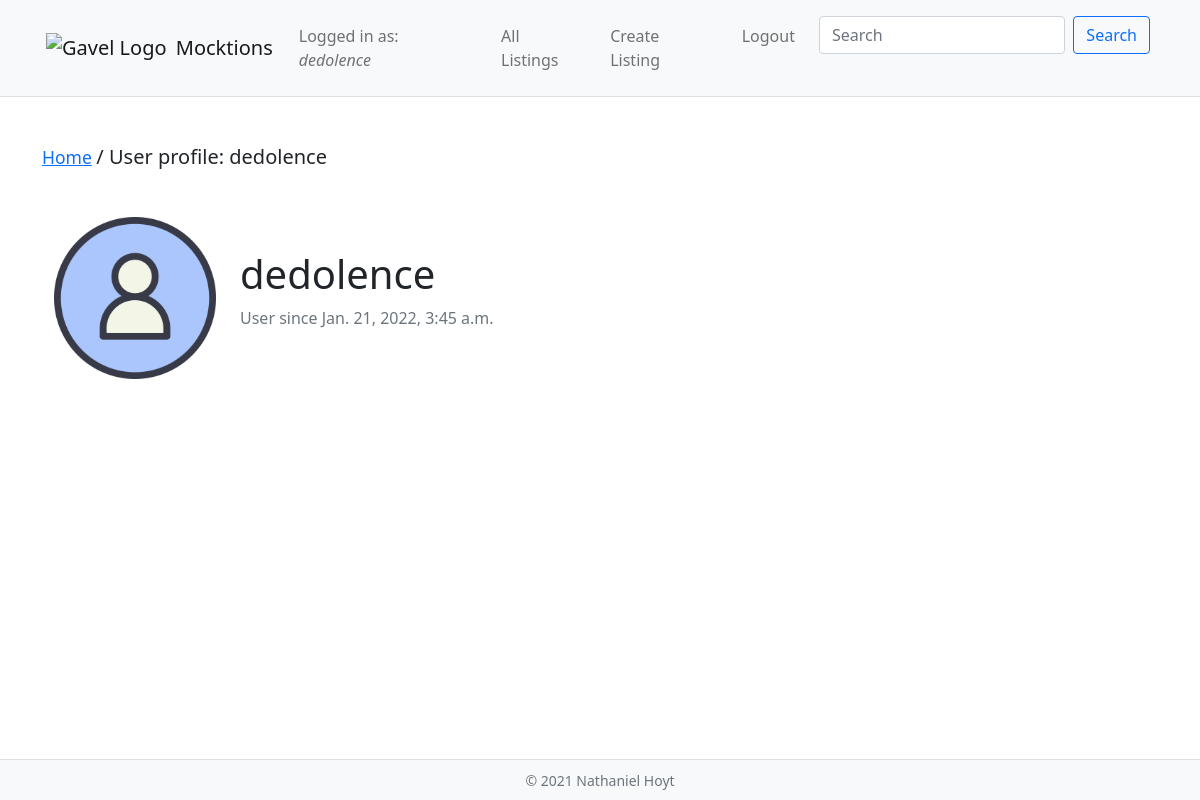
/accounts/alice (signed in), run on the app's committed database.
### auctions/models.py (models this page shows)
class User(AbstractUser):
    default_image = static('auctions/images/user_avatar.png')
    watchlist = models.ManyToManyField('Listing', blank=True)
    profile_picture = models.CharField(max_length=100, default=default_image)
    street = models.CharField(max_length=100, blank=True)
    city = models.CharField(max_length=100, blank=True)
    state = models.CharField(max_length=100, blank=True)
    postcode = models.CharField(max_length=100, blank=True)
    country = models.CharField(max_length=100, blank=True)
    phone = models.CharField(max_length=100, blank=True)

### auctions/views.py (the view)
# urls.py: path("accounts/<str:username>", views.view_user, name="view_user"),
def view_user(request, username):
    user = User.objects.get(username=username)
    raw_listings = Listing.objects.filter(owner=user)
    listings = [get_listing(listing) for listing in raw_listings]
    return render(request, "auctions/user.html", {
        "listings": listings,
        'user': user
    })

### auctions/templates/auctions/user.html
{% extends "auctions/layout.html"  %}
{% load static %}
{% block body %}
    {% block breadcrumb %}
        {% include 'auctions/includes/breadcrumb.html' with page='User profile: ' listing_title=request.user %}
    {% endblock breadcrumb %}
    <div class="container">
        <div class="row mb-5">
            <div class="col-md-2">
                <img src="{% static 'auctions/images/user_avatar.png' %}" class="img-fluid">
            </div>
            <div class="col-md-10 d-flex align-items-center">
                <div>
                    <h1>{{ request.user }}</h1>
                    <p class="text-muted">User since {{ request.user.date_joined }}</p>
                </div>
            </div>
        </div>
{% endblock %}

### auctions/templates/auctions/includes/navbar.html (shortened to what this page needs)
{% load static %}
<nav class="navbar navbar-expand-lg bg-light navbar-light sticky-top border-bottom">
    <div class="container">
        <a class="navbar-brand" href="{% url 'index' %}" aria-label="Gavel Logo for the Auctions website">
            <img src="{% static 'auctions/images/gavel_icon.png' %}" width="30" height="30" class="m-1" alt="Gavel Logo">
            <span class="align-middle">Mocktions</span>
        </a>
        <div class="collapse navbar-collapse justify-content-end" id="header-nav" role="navigation">
            <ul class="navbar-nav">
                <li class="nav-item p-2">
                    <a href="{% url 'index' %}" class="nav-link">Logged in as: <em>{{ request.user }}</em></a>
                </li>
                <li class="nav-item p-2">
                    <a href="{% url 'all_listings' %}" class="nav-link">All Listings</a>
                </li>
                <li class="nav-item p-2">
                    <a href="{% url 'create_listing' %}" class="nav-link">Create Listing</a>
                </li>
                <li class="nav-item p-2">
                    {% if user.is_authenticated %}
                        <a href="{% url 'logout' %}" class="nav-link">
                            Logout
                        </a>
                    {% else %}
                        <a href="{% url 'login' %}" class="nav-link">
                        Login
                    </a>
                    {% endif %}
                </li>
                <li class="nav-item p-2 me-0">
                    <form class="d-flex" action="{% url 'search' %}" method="GET">
                        <input name="search_query" type="text" class="form-control me-2" placeholder="Search" aria-label="Search">
                        <button type="submit" class="btn btn-outline-primary">Search</button>
                    </form>
                </li>
            </ul>
        </div>
    </div>
</nav>

### auctions/templates/auctions/includes/breadcrumb.html
<h5 class="mt-4 mb-5 lead"><small><a href="{% url 'index' %}">Home</a> </small>/ {{ page }}{{ listing_title }}</h5>

### data on the page
User: user "dedolence", username "dedolence", user.date_joined "Jan. 21, 2022, 3:45 a.m."

### other printed values
{{ page }} "User profile:"
